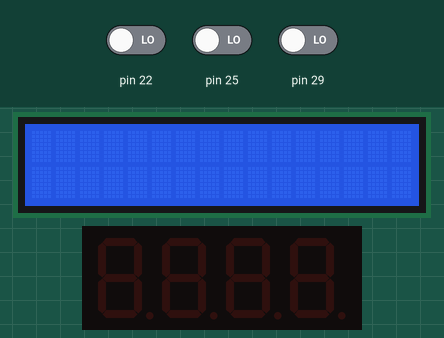
Simulated run of this sketch. Board: Arduino Mega 2560, built with avr-gcc and run on an emulated ATmega2560. Parts: 16×2 character LCD, 4-digit seven-segment display. Inputs (shaded band) come from the test bench; at power-on: pin 22 LOW, pin 25 LOW, pin 29 LOW. Random numbers use the default seed unless the sketch sets one.

Above: at 1.2 s.
1.3 s: pin 22 driven HIGH
At 2.1 s:
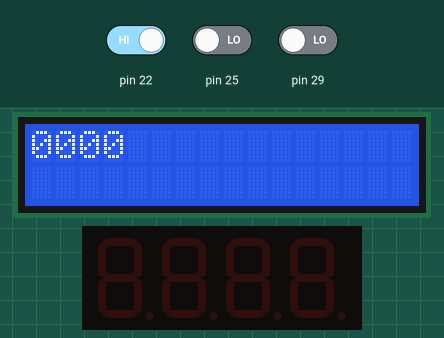
2.8 s: pin 25 driven HIGH
At 3.3 s:
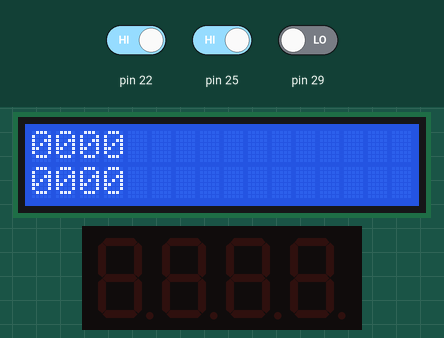
Timing chart, 0 to 5.8 s (numbered marks = the images above; inputs shaded):
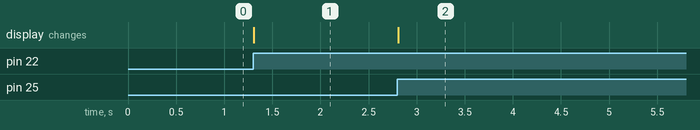

Measured:
- after the input at 1.3 s, the display: changes at once (image 1)
- after the input at 2.8 s, the display: changes at once (image 2)

The sketch:

sort_rand.ino
```cpp
#include <Wire.h>
#include <LiquidCrystal_I2C.h>
#include <TM1650.h>

volatile int sta;
volatile int item;
volatile int f;
String s;
LiquidCrystal_I2C mylcd(32, 16, 2);
TM1650 tm_4display;
int mylist[] = {0, 0, 0, 0, 0, 0, 0, 0, 0, 0};

void setup()
{
    sta = 0;
    item = 0;
    f = 0;
    s = "";
    mylcd.init();
    mylcd.backlight();
    Wire.begin();
    tm_4display.init();
    tm_4display.clear();
    mylcd.clear();
    pinMode(22, INPUT);
    pinMode(25, INPUT);
    pinMode(29, INPUT);
}

void loop()
{
    if(digitalRead(29))
    {
        while (digitalRead(29))
        {
            ;
        }
        item=random(1000,9999);
    }
    if (digitalRead(22))
    {
        for (int i = 0; i <= 3; i++)
        {
            f = String(String(item).charAt(i)).toInt();
            mylist[f]++;
        }
        for (int i = 0; i <= 9; i++)
        {
            while (mylist[i] > 0)
            {
                s = s + String(i);
                mylist[i]--;
            }
        }
        mylcd.setCursor(0, 0);
        mylcd.print(s);
        mylcd.setCursor(0, 1);
        mylcd.print("");
        s = "";
    }
    if (digitalRead(25))
    {
        for (int i = 0; i <= 3; i++)
        {
            f = String(String(item).charAt(i)).toInt();
            mylist[f]++;
        }
        for (int i = 9; i >= 0; i--)
        {
            while (mylist[i] > 0)
            {
                s = s + String(i);
                mylist[i]--;
            }
        }
        mylcd.setCursor(0, 0);
        mylcd.print("");
        mylcd.setCursor(0, 1);
        mylcd.print(s);
        s = "";
    }
}
```
